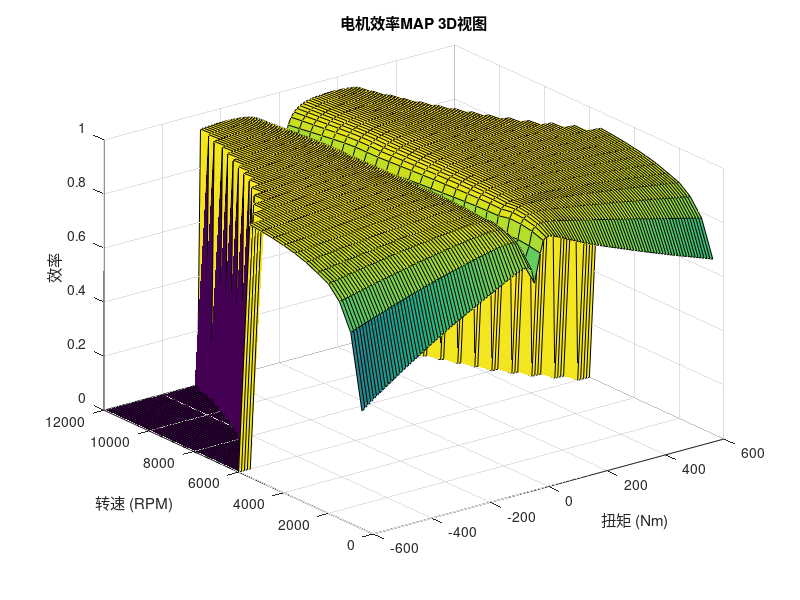

Recreate this plot in MATLAB.
clear;clc;
radius = 0.527; %m
s_thr = 0.2; %滑移率阈值
v_min_s = 0.7; %计算滑移率中速度小的时候，视为这个值 

speed_rpm = [500,1000,1500,2000,2500,3000,3500,4000,4500,5000,5500,6000,6500,7000,7500,8000,8500,9000,9500,10000,10500,11000,11500,12000];
torque_nm = [-600	-590	-580	-570	-560	-550	-540	-530	-520	-510	-500	-490	-480	-470	-460	-450	-440	-430	-420	-410	-400	-390	-380	-370	-360	-350	-340	-330	-320	-310	-300	-290	-280	-270	-260	-250	-240	-230	-220	-210	-200	-190	-180	-170	-160	-150	-140	-130	-120	-110	-100	-90	-80	-70	-60	-50	-40	-30	-20	-10	10	20	30	40	50	60	70	80	90	100	110	120	130	140	150	160	170	180	190	200	210	220	230	240	250	260	270	280	290	300	310	320	330	340	350	360	370	380	390	400	410	420	430	440	450	460	470	480	490	500	510	520	530	540	550	560	570	580	590	600];

efficiency_map = [
43.53935193	44.38180165	45.2135057	46.03470163	46.84559756	47.64646587	48.43810692	49.21992322	49.99284637	50.75734642	51.51392029	52.26311414	53.00550814	53.74170179	54.47231871	55.19800339	55.91949984	56.63730548	57.3522004	58.06532088	58.77483708	59.48160724	60.18442643	60.87971856	61.56903426	62.25151104	62.92502023	63.59027539	64.24625445	64.89434608	65.53331607	66.16350166	66.78543615	67.39981079	68.00759963	68.61011156	69.20855047	69.80395362	70.39719416	70.98897735	71.57983657	72.17006769	72.7599515	73.34946925	73.93848871	74.52673858	75.11378469	75.69939688	76.28099795	76.85831842	77.42861376	77.98804952	78.52982996	79.04314263	79.50806881	79.88619503	80.09632293	79.94102844	78.8154095	73.64688876	84.13036773	88.51802035	89.52055938	89.61050076	89.35428458	88.94106936	88.45132806	87.92399376	87.37985563	86.82985899	86.28065493	85.73587588	85.1976707	84.66864939	84.14738875	83.63485228	83.13105256	82.6358164	82.14880915	81.669502	81.1975077	80.7320996	80.27257068	79.81815419	79.36803012	78.9213298	78.47714387	78.03466606	77.59448788	77.15425574	76.7146919	76.27569495	75.83642928	75.39924707	74.96151364	74.52543029	74.09161393	73.65883365	73.22823979	72.80032504	72.37569731	71.95466022	71.53719287	71.122699	70.71090606	70.30148986	69.89416001	69.48863633	69.08466116	68.68200048	68.2804546	67.87983957	67.48045839	67.08130422	66.68268353	66.28452163	65.886774	65.48942603	65.09249369	64.69603571;
70.70395181	71.12828879	71.54733523	71.9611718	72.36988248	72.77358326	73.17240133	73.56655489	73.95620165	74.34155549	74.72284785	75.10032688	75.47425589	75.84491076	76.21257855	76.57755237	76.94017583	77.30067773	77.65950426	78.01673289	78.37231074	78.72579431	79.07654248	79.423738	79.76721116	80.1065528	80.4412103	80.7711058	81.09594765	81.41586288	81.73065047	82.04041286	82.34534066	82.64571008	82.94194286	83.23461642	83.52424276	83.81123521	84.09590363	84.37844636	84.65893999	84.93732131	85.21338655	85.48676548	85.75690324	86.0230374	86.28413635	86.53883643	86.78506829	87.02026315	87.24051131	87.44003071	87.60991481	87.73581405	87.79317836	87.73671599	87.47393302	86.78504814	85.00845411	78.78732879	84.91416855	90.04430098	91.61374219	92.19689619	92.38577547	92.38126794	92.27077162	92.09799257	91.88724444	91.65230749	91.40205468	91.14197521	90.87576443	90.60703701	90.33584358	90.0639528	89.79218771	89.52109177	89.25097731	88.98193629	88.71410007	88.44729274	88.18131601	87.91589438	87.65068534	87.38528683	87.11924694	86.85215485	86.58475541	86.31506616	86.04384987	85.77108278	85.49604187	85.22038368	84.9430733	84.66478162	84.38640844	84.10669616	83.82669379	83.54671874	83.26653554	82.98837228	82.71041808	82.43278583	82.15539627	81.87807555	81.60066126	81.32299117	81.04491368	80.76628927	80.48700271	80.20694134	79.92651512	79.64468378	79.36183276	79.07791741	78.79291329	78.50683072	78.21965973	77.93146208;
80.22627696	80.50883269	80.78786957	81.06341978	81.33552942	81.6042654	81.86954661	82.13183835	82.39105571	82.64732884	82.90080188	83.15162422	83.39995463	83.64596137	83.88981913	84.13171289	84.37182385	84.61031796	84.84724804	85.08318746	85.31776953	85.55046929	85.78091192	86.00907359	86.23426749	86.4562974	86.67512667	86.89040471	87.10205842	87.3098971	87.51399975	87.71439465	87.91116378	88.10444735	88.29447939	88.48158216	88.66602468	88.84799997	89.02761795	89.20489608	89.37974718	89.55197515	89.72120808	89.88694688	90.04848594	90.20488859	90.35491143	90.49680543	90.62863033	90.74703202	90.84767549	90.92406743	90.96650336	90.95931433	90.87617393	90.66909736	90.24107127	89.3632189	87.3507406	80.7275059	85.39254798	90.82266341	92.60967061	93.37828756	93.7340679	93.88330784	93.91634811	93.87878436	93.796258	93.68356026	93.5503434	93.40273056	93.24494786	93.08091518	92.91119795	92.7378223	92.56187709	92.38414184	92.20514435	92.02519047	91.84458742	91.66335847	91.48149283	91.29890159	91.11542926	90.93086233	90.74493951	90.55741674	90.36907895	90.1781335	89.98533746	89.79069173	89.59354578	89.3953666	89.19525132	88.99381329	88.79177561	88.58791276	88.38320931	88.17785015	87.97216205	87.76627922	87.56058015	87.35442007	87.1478384	86.94073044	86.73298953	86.524507	86.3151802	86.10491379	85.89363247	85.68125713	85.46823767	85.2535398	85.03757642	84.82031677	84.60174474	84.38188078	84.1606988	83.93825732;
84.97238119	85.18393077	85.39283915	85.59911379	85.80278142	86.00388397	86.20223544	86.39842498	86.59224524	86.78378391	86.9731411	87.16041575	87.34571388	87.52914921	87.71083948	87.89091409	88.069474	88.24665132	88.42231313	88.59726502	88.77097105	88.94287884	89.11277246	89.28099637	89.44658484	89.60947796	89.76992262	89.92738612	90.0819002	90.233142	90.3813119	90.52639649	90.66841936	90.80744757	90.94361454	91.07710692	91.20806309	91.33655519	91.46258072	91.58605219	91.70678347	91.82449207	91.93869748	92.04880721	92.15400445	92.25322082	92.34505021	92.4274751	92.49853971	92.55435112	92.59018951	92.59894852	92.57014742	92.48686336	92.32090152	92.02117671	91.48492226	90.45622556	88.25772722	81.18712431	85.2526146	90.99274049	92.95615894	93.85564677	94.32036656	94.5653294	94.68507675	94.72756768	94.71992436	94.6779322	94.61195837	94.52865914	94.43268667	94.3282183	94.21615721	94.09872384	93.97718886	93.85248874	93.72529069	93.59603564	93.46514082	93.33275102	93.19896897	93.06381788	92.92725411	92.78917669	92.64943814	92.50789478	92.36535947	92.22015281	92.07303327	91.92401901	91.77251688	91.61984996	91.46523204	91.30925002	91.1524772	90.99378143	90.83398923	90.6733338	90.51199856	90.35008149	90.18812776	90.02535333	89.86189934	89.69770435	89.5326944	89.36679355	89.19992946	89.03203453	88.86305913	88.69294566	88.52217015	88.34970354	88.17597757	88.00097185	87.82467732	87.64712261	87.46827318	87.28818722;
87.14124322	87.31244865	87.48152962	87.64847576	87.8132996	87.97602606	88.13640191	88.29509536	88.45182161	88.60664261	88.75963236	88.9108597	89.06040001	89.20833556	89.35475162	89.49974581	89.64337449	89.78575118	89.92664017	90.06699488	90.20613003	90.34350526	90.47898223	90.61309722	90.74468944	90.87378269	91.00080513	91.1250595	91.24662741	91.36511059	91.48076037	91.59352438	91.70337827	91.81033256	91.91444994	92.01582918	92.11452083	92.21051069	92.30370979	92.39394247	92.48093069	92.56429906	92.64344866	92.71766513	92.78598177	92.84714656	92.89952207	92.94075382	92.96866701	92.97872347	92.96555463	92.92108002	92.83345509	92.68359209	92.43982761	92.04498178	91.38432618	90.17318154	87.65637092	79.71439976	83.79564003	90.0795463	92.29789866	93.35785685	93.9403674	94.27955896	94.47881799	94.59081338	94.64544431	94.66025008	94.64678568	94.61255779	94.56280118	94.50214927	94.43190054	94.35454462	94.27158095	94.18413505	94.09303379	93.9988615	93.90214942	93.80315659	93.70208707	93.59905868	93.4941175	93.38724888	93.2783894	93.16747084	93.05533248	92.94039291	92.82342093	92.7035714	92.58298138	92.46019131	92.33543015	92.20928363	92.08219396	91.9531385	91.82288568	91.6916425	91.55985702	91.42665492	91.29369011	91.15970054	91.0249179	90.88931006	90.75282348	90.6154039	90.47699949	90.33756195	90.19705999	90.05545158	89.91322931	89.76937533	89.62433398	89.47809464	89.33065603	89.18205538	89.0322565	88.88132081;
89.12519451	89.26759127	89.40821141	89.54703388	89.68406297	89.81893515	89.95248379	90.08430126	90.21442574	90.34290114	90.46978298	90.59511808	90.7189595	90.84136615	90.9623989	91.08213074	91.20058552	91.31786042	91.43365213	91.54900756	91.66311825	91.7755053	91.88608232	91.99507281	92.10252219	92.20756668	92.31015286	92.41052473	92.50845165	92.60350804	92.69598003	92.78579442	92.87289935	92.95727064	93.03892329	93.11789249	93.19416626	93.26767055	93.33825848	93.40569774	93.46965392	93.52969837	93.5851644	93.63527347	93.67898064	93.71493936	93.74139346	93.75580728	93.75593614	93.73687945	93.69295546	93.6155985	93.49230403	93.30293085	93.01416317	92.56596847	91.83811873	90.5332346	87.86080912	79.51470957	83.47516072	90.0191001	92.36717526	93.51233465	94.15978393	94.55248036	94.79796346	94.95115152	95.04329918	95.09279672	95.11179399	95.10782148	95.0880616	95.05485127	95.01140745	94.95992333	94.90201788	94.83891649	94.77153146	94.70052686	94.62649888	94.54977387	94.47061807	94.38920941	94.30565293	94.21999246	94.13222304	94.04232822	93.95117355	93.85721792	93.76124178	93.66242996	93.56289746	93.46114279	93.35747289	93.25247523	93.14645388	93.03847842	92.92925722	92.8189722	92.70802739	92.59552326	92.48322153	92.36975903	92.25542759	92.1402198	92.02409771	91.90702393	91.78896251	91.6698799	91.54975904	91.4285693	91.30682378	91.18349708	91.05904991	90.93347834	90.80678615	90.67901669	90.55013029	90.42019012;
90.52961537	90.65143374	90.77172244	90.89045221	91.00762094	91.12282686	91.23695764	91.3495608	91.46066227	91.57029254	91.67849357	91.78529563	91.8907353	91.99485423	92.09769526	92.19931283	92.29970757	92.39896396	92.49673425	92.59412801	92.69003964	92.78463916	92.87729176	92.9684855	93.05820445	93.14567818	93.23083938	93.31394856	93.39476283	93.47284807	93.54850786	93.62165136	93.69220425	93.76011421	93.82535813	93.88792134	93.94774211	94.00469772	94.05859305	94.10914725	94.15597607	94.19860194	94.23629537	94.26821573	94.29324167	94.30993351	94.31641743	94.3099838	94.28829644	94.24610803	94.17741498	94.07315805	93.9201461	93.69714648	93.36910506	92.87295389	92.08254976	90.68684464	87.85638711	79.08140005	83.04076584	89.8507913	92.32659264	93.55205225	94.25842845	94.69817449	94.98327619	95.17104017	95.29414645	95.37186736	95.41696372	95.43739127	95.4406528	95.42929703	95.4067338	95.37529683	95.33671941	95.29232107	95.24309347	95.18977308	95.13301495	95.07320425	95.01066088	94.94561384	94.8782174	94.80856356	94.73669497	94.66263736	94.58728313	94.5091166	94.4289329	94.3459406	94.26224613	94.17629694	94.0884833	93.9994021	93.90921673	93.81709983	93.72370217	93.62918937	93.53391469	93.43700031	93.34027473	93.24227903	93.14336218	93.04353752	92.94277886	92.84106212	92.73836397	92.63466264	92.52995266	92.42421241	92.3179745	92.21020239	92.10137277	91.99148745	91.88055478	91.76862363	91.65565188	91.54170492;
91.57169516	91.67808126	91.78312167	91.88678041	91.98905021	92.08949768	92.18905614	92.28723614	92.38405398	92.47952962	92.57369456	92.66656583	92.75816728	92.84852708	92.93767399	93.02564766	93.11243143	93.19809924	93.28227415	93.36610409	93.44840138	93.52940385	93.60849561	93.68621683	93.76247191	93.83661402	93.90855034	93.97853712	94.04632182	94.11147375	94.1743028	94.23470251	94.29257925	94.34785666	94.40047951	94.45039181	94.49749011	94.54161004	94.58251425	94.61987841	94.6532726	94.682173	94.70579044	94.72322352	94.73327562	94.73441484	94.72465034	94.70110314	94.66133225	94.59975315	94.51003523	94.38262065	94.20361523	93.95067164	93.58694448	93.04621762	92.19617569	90.71152014	87.72157491	78.50238074	82.53884867	89.61591117	92.21745546	93.5198048	94.28112941	94.76371997	95.08416458	95.30223329	95.45206968	95.55384429	95.62093742	95.6617304	95.68405339	95.69065769	95.6851445	95.66998516	95.64702381	95.61767052	95.58294599	95.54379339	95.50078376	95.4544019	95.40501592	95.35289996	95.29825122	95.24120315	95.1818389	95.12022004	95.05726639	94.99147751	94.92366524	94.85305793	94.78176224	94.7081673	94.63275198	94.55614925	94.47761828	94.39859271	94.31756124	94.23537367	94.1523257	94.06759906	93.98305582	93.8971463	93.81027482	93.72247299	93.63372371	93.54401386	93.45333049	93.3616616	93.26901153	93.175366	93.08127658	92.98569274	92.88910702	92.79152628	92.69296295	92.59347103	92.49300654	92.39163736;
92.37215385	92.46653946	92.55972141	92.65165802	92.74233763	92.83129967	92.91951735	93.0064695	93.09216453	93.17661377	93.25984032	93.34185026	93.42265711	93.50227811	93.58073059	93.6580419	93.73418205	93.80921589	93.88274818	93.9559433	94.02707406	94.09788819	94.16633042	94.23346125	94.29909784	94.36273686	94.42425095	94.48387696	94.54135549	94.59626755	94.64892164	94.69919707	94.74698298	94.79218168	94.83470982	94.87447582	94.91133986	94.94510056	94.97548239	95.00212092	95.02454334	95.04218139	95.05418826	95.0596027	95.05715358	95.04521737	95.02168665	94.98351626	94.92815172	94.84967739	94.7414324	94.59335725	94.39084384	94.1104152	93.71340012	93.13036037	92.22263969	90.65032187	87.49996725	77.82649098	81.99540848	89.33763394	92.06296435	93.43964304	94.2530958	94.77560869	95.12845053	95.37389376	95.54756557	95.67054237	95.75682797	95.81522856	95.85390559	95.87580633	95.88472209	95.88325967	95.8733716	95.85655593	95.83390674	95.80642943	95.77474956	95.73940077	95.70079556	95.65924916	95.61499736	95.56821043	95.51900706	95.46748031	95.41457785	95.35880722	95.3009984	95.24039695	95.17911558	95.1154792	95.05006051	94.98355638	94.91496655	94.84551959	94.77482247	94.70255493	94.62932549	94.5544112	94.47967576	94.40348463	94.32629648	94.24815945	94.1690637	94.08900537	94.00798032	93.92598488	93.84303193	93.75911333	93.67479925	93.58902302	93.5022929	93.4146203	93.32602139	93.23655492	93.14617544	93.05495343;
93.00345013	93.08826115	93.17193398	93.25449325	93.33589936	93.41566771	93.49480728	93.57276889	93.64955425	93.72516747	93.79962466	93.87292248	93.94506589	94.01606295	94.08592141	94.15465804	94.22223238	94.28870113	94.35365912	94.41819637	94.48085513	94.54296071	94.60279289	94.66134928	94.71835995	94.7734851	94.82653776	94.87773208	94.92681149	94.97337001	95.01770903	95.05969463	95.09920018	95.13610858	95.17031113	95.2016847	95.2300568	95.25519236	95.27678047	95.29441901	95.30759415	95.31569454	95.31781712	95.31294143	95.29972243	95.27644533	95.24088639	95.18983672	95.12062229	95.02700042	94.90197801	94.73499184	94.5107125	94.20452335	93.77590381	93.15214309	92.18812808	90.52908656	87.21772111	77.08303492	81.4260925	89.02996342	91.87715158	93.3261214	94.18959089	94.74988909	95.1329971	95.4037068	95.599138	95.74127538	95.84474756	95.91878419	95.97187998	96.00717311	96.02864393	96.03903292	96.04039914	96.0343267	96.02198086	96.00442748	95.98234413	95.95631072	95.92678145	95.89410972	95.85856677	95.82035633	95.77962909	95.73650644	95.69196424	95.64451261	95.59500078	95.54268982	95.48970239	95.43429414	95.37713693	95.31898919	95.25858699	95.19723168	95.13487583	95.07078429	95.00562333	94.93879897	94.87214597	94.80395145	94.7347277	94.66453828	94.59337918	94.52125459	94.44816804	94.37412313	94.29946322	94.22363449	94.14680304	94.06925842	93.99063585	93.91111622	93.83071691	93.74946689	93.66738846	93.5845245;
93.51167496	93.5886281	93.66455333	93.73942682	93.81322997	93.8859487	93.95757333	94.02809747	94.09751952	94.16584295	94.23307371	94.29916631	94.36424543	94.4281917	94.49087233	94.55251901	94.61304682	94.67191757	94.73072127	94.78783857	94.8437343	94.89827236	94.95097893	95.00242512	95.05225989	95.10032521	95.14633462	95.19050365	95.23257126	95.27214869	95.3095258	95.34455619	95.37709854	95.40701771	95.43418169	95.45843872	95.47958637	95.49735824	95.51141014	95.52130393	95.52648622	95.52630349	95.51979751	95.50588904	95.48315951	95.44980325	95.40348035	95.34082005	95.25902447	95.15152675	95.01100025	94.82637678	94.58160033	94.25090774	93.79191257	93.12859578	92.10930522	90.36425594	86.89148198	76.29066111	80.84083839	88.70186601	91.66899977	93.18856243	94.10039594	94.69685015	95.10862023	95.40302049	95.61866537	95.77844678	95.8976177	95.98582938	96.05191045	96.09918603	96.13182441	96.15269831	96.16397181	96.16731353	96.16395827	96.15503095	96.14125925	96.12326748	96.10154949	96.07649465	96.04840734	96.01752222	95.98401933	95.94804604	95.91060665	95.87020982	95.82772473	95.78242701	95.73645179	95.68771216	95.63831146	95.58660778	95.53341552	95.47897515	95.42329907	95.36536832	95.30711307	95.24828174	95.18784953	95.12628242	95.06376694	95.0002763	94.93582623	94.87041954	94.80406272	94.73676439	94.66853423	94.59935637	94.52930729	94.45835859	94.38652642	94.31383105	94.24029749	94.16986762	94.09800214	94.02223441;
0	0	0	0	0	94.27068858	94.34130398	94.40871857	94.47298839	94.53415761	94.59438378	94.64740927	94.70354486	94.76373925	94.82057671	94.87630334	94.93090825	94.98437832	95.0366975	95.08784254	95.13768775	95.18619499	95.23322669	95.2785955	95.32237818	95.36434943	95.40439865	95.44253523	95.47854281	95.51225358	95.54394156	95.57299724	95.59920084	95.62307942	95.64425393	95.66235351	95.6772275	95.68858195	95.69604089	95.6991315	95.69726189	95.68973707	95.6755444	95.65354624	95.62225083	95.5797618	95.52362322	95.45030404	95.35687929	95.23645995	95.08138506	94.8800807	94.61576039	94.26150974	93.77306463	93.07107199	91.99728087	90.16679126	86.53234693	75.46180232	80.24622584	88.38162382	91.44452346	93.03321268	93.99206794	94.62339198	95.06257607	95.37945073	95.61412219	95.79038643	95.92411906	96.02539077	96.10336388	96.16154719	96.20429592	96.23461365	96.25476825	96.26651162	96.27114674	96.2698565	96.2634172	96.25249609	96.23762509	96.21923227	96.19773124	96.17347655	96.14642176	96.11671644	96.08464946	96.05028812	96.01384822	95.97536397	95.93498504	95.89279779	95.84886714	95.80327235	95.75613524	95.7074695	95.65741408	95.59933699	95.55538935	95.50594855	95.4564259	95.4036197	95.34741591	95.28771355	95.22443534	95.15751072	95.08683711	95.0122457	94.93352792	94.85043175	94.76265262	94.66982058	94.57148231	0	0	0	0	0;
0	0	0	0	0	0	0	0	0	94.65991647	94.74349437	94.82300555	94.89871374	94.97083386	95.03954274	95.1049836	95.16726978	95.22648728	95.28269857	95.33596058	95.3863236	95.43380582	95.47839873	95.5200674	95.55874871	95.59434896	95.62674123	95.65576029	95.68303085	95.7048388	95.73364029	95.75752849	95.77884312	95.79743225	95.81313869	95.82567261	95.83493325	95.84061193	95.84215776	95.83926876	95.83103504	95.81687163	95.79573043	95.76636808	95.72723345	95.67633971	95.61111492	95.52786913	95.42354781	95.29094125	95.12205375	94.90480516	94.62167577	94.24459662	93.72741737	92.98743205	91.85974665	89.94428117	86.13770737	74.60506618	79.64675573	88.03016853	91.20789937	92.8644137	93.86916645	94.5343145	94.99991393	95.33829877	95.591061	95.78289591	95.93029924	96.04375873	96.1327695	96.2010213	96.25305522	96.29200454	96.32023979	96.33957061	96.35133074	96.35687382	96.35708964	96.35255499	96.34385431	96.33149	96.3157469	96.29696884	96.27851129	96.2621312	96.242668	96.21844473	96.18982007	96.15706851	96.12039892	96.07996314	96.03586375	95.9881604	95.93687495	95.88199555	95.82348349	95.76128288	95.69530219	95.62543757	95.55155903	95.47349638	95.39103295	95.30389576	95.21174223	95.11414256	95.01055465	94.90029147	94.78248404	0	0	0	0	0	0	0	0	0;
0	0	0	0	0	0	0	0	0	0	0	0	0	94.87713767	94.96774821	95.05341171	95.13450888	95.21134085	95.28414338	95.35309648	95.41833288	95.47995314	95.53807859	95.59281486	95.64422988	95.69235386	95.73717907	95.77868303	95.81683936	95.85159382	95.8828566	95.9104941	95.93431877	95.95407716	95.96943039	95.97992261	95.98499202	95.9839882	95.97614595	95.96053818	95.93677379	95.91545724	95.88790257	95.85172501	95.8053298	95.74667175	95.67311163	95.58035874	95.46571675	95.32150031	95.13937882	94.90676572	94.60540591	94.20607369	93.66072621	92.88329062	91.7021967	89.70214619	85.73213661	73.72660131	79.04558711	87.6714238	90.96211683	92.68527594	93.73495988	94.43305975	94.92425574	95.28336831	95.55346685	95.76014006	95.92050071	96.04545108	96.14462486	96.22247707	96.28305265	96.32997666	96.35654973	96.40198328	96.43489459	96.45629662	96.46783278	96.47080058	96.4662601	96.45511799	96.43813518	96.41592178	96.38895378	96.35755185	96.32193042	96.28222822	96.23852675	96.1908987	96.13938818	96.08398263	96.02461738	95.96117846	95.89350318	95.82137937	95.74455915	95.66283001	95.57593783	95.48353777	95.38517841	95.28032599	95.16830218	95.04819582	94.91877917	0	0	0	0	0	0	0	0	0	0	0	0	0;
0	0	0	0	0	0	0	0	0	0	0	0	0	0	0	0	94.93525475	95.03357483	95.12574984	95.21229924	95.29361093	95.36999001	95.44168093	95.5088783	95.5718081	95.63067125	95.68563067	95.73681451	95.7843178	95.82820276	95.86849736	95.90519212	95.93823458	95.96752121	95.99291364	96.01421226	96.03103689	96.04288491	96.04912607	96.04897133	96.04143256	96.02527233	95.99899035	95.9607614	95.90824081	95.83834048	95.74687307	95.6281673	95.48849719	95.33306456	95.13810828	94.89052054	94.57139452	94.15027159	93.57721187	92.76276522	91.52866025	89.44436144	85.31078704	72.83091698	78.4449824	87.30753302	90.7093702	92.49808555	93.59185187	94.32216002	94.83826699	95.21745932	95.38804279	95.7253512	95.89881117	96.06790568	96.19714373	96.29509848	96.36850748	96.4222027	96.45973812	96.48381293	96.49660187	96.49985307	96.49494185	96.48295345	96.4647454	96.4409948	96.41224457	96.37893075	96.34126479	96.29934415	96.25319508	96.20278482	96.14802923	96.08879682	96.02490993	95.95614319	95.88221947	95.80280374	95.71753876	95.62612076	95.52815719	95.42308087	95.31009899	95.18811882	95.05563336	94.91053599	0	0	0	0	0	0	0	0	0	0	0	0	0	0	0	0;
0	0	0	0	0	0	0	0	0	0	0	0	0	0	0	0	0	0	0	94.9727588	95.07486994	95.16971275	95.2580003	95.34024898	95.41681804	95.48798228	95.55401938	95.61517248	95.67166582	95.72369051	95.77140106	95.81491835	95.85433084	95.88969366	95.9210254	95.94830179	95.97141406	95.98999806	96.00351004	96.01126598	96.01244902	96.00606301	95.99084621	95.96519322	95.92706414	95.87382991	95.80209542	95.70747967	95.58413929	95.42394915	95.2151941	94.94068419	94.57499334	94.07932932	93.48002683	92.62894413	91.34215933	89.1739083	84.87668728	71.92139539	77.84658714	86.94012476	90.4513054	92.3045598	93.44161944	94.19865083	94.80524194	95.24223301	95.56365237	95.80386528	95.98532784	96.12281882	96.22642442	96.30334377	96.35895279	96.39729991	96.42147039	96.43382445	96.43619631	96.43002498	96.41649445	96.39655291	96.37094171	96.34022482	96.30468971	96.26435799	96.21917739	96.16904294	96.11380127	96.05325116	95.98715279	95.91524278	95.83721389	95.75269275	95.6612214	95.56228015	95.45515755	95.33882433	95.21181943	95.07206323	94.91653302	0	0	0	0	0	0	0	0	0	0	0	0	0	0	0	0	0	0	0;
0	0	0	0	0	0	0	0	0	0	0	0	0	0	0	0	0	0	0	0	0	94.89967847	95.01069778	95.11239453	95.20593511	95.2921491	95.37161922	95.44478389	95.51201006	95.57358523	95.62973738	95.68065165	95.72648321	95.76736691	95.8034139	95.83470162	95.86127158	95.88311058	95.89994734	95.91124559	95.91629727	95.91418912	95.90375505	95.88351358	95.85158576	95.80559161	95.74245993	95.65814642	95.54725145	95.4024387	95.2135151	94.96591712	94.63799166	94.19588153	93.5832965	92.69944725	91.34612096	89.0678572	84.51533276	71.00062319	77.31445609	86.72876714	90.40364233	92.34411255	93.52673145	94.30974645	94.85650189	95.25178313	95.54399028	95.7628655	95.9277899	96.05194173	96.14458171	96.21238744	96.26027404	96.29194914	96.31026896	96.31743311	96.31515106	96.30473972	96.28720586	96.26330527	96.23356425	96.19812591	96.15692114	96.10982729	96.05669017	95.99732808	95.93152012	95.85898944	95.77938047	95.69222285	95.59691854	95.49263946	95.37828116	95.25219496	95.11197699	94.95403519	94.77274949	0	0	0	0	0	0	0	0	0	0	0	0	0	0	0	0	0	0	0	0	0;
0	0	0	0	0	0	0	0	0	0	0	0	0	0	0	0	0	0	0	0	0	0	0	94.82851518	94.9467397	95.05337946	95.15014127	95.23822406	95.31845293	95.3914419	95.45764431	95.51739292	95.57093086	95.61843864	95.66003272	95.69580417	95.7258107	95.75008653	95.76863742	95.78124632	95.78734244	95.78614034	95.7765919	95.75733695	95.72660729	95.68210663	95.62083687	95.53884312	95.43084033	95.2896943	95.10541311	94.86370085	94.54323513	94.11071773	93.51112037	92.64638936	91.32102515	89.07941602	84.5462282	70.46538904	77.24523472	86.72230163	90.36250494	92.27385594	93.4365152	94.2060115	94.74283853	95.1303728	95.41652273	95.63065139	95.79181616	95.91295807	96.00317325	96.06902388	96.11533772	96.14571774	96.16287318	96.16886003	96.16522347	96.15311891	96.13338191	96.1065208	96.07264227	96.03172079	95.9836848	95.92842439	95.86575047	95.79539211	95.71696277	95.62990661	95.53347181	95.42657721	95.30765972	95.17438354	95.02320786	94.84854291	94.64089571	0	0	0	0	0	0	0	0	0	0	0	0	0	0	0	0	0	0	0	0	0	0	0;
0	0	0	0	0	0	0	0	0	0	0	0	0	0	0	0	0	0	0	0	0	0	0	0	0	94.76694588	94.88952887	94.99836453	95.09570602	95.18309999	95.2615905	95.3319176	95.39459386	95.44997147	95.4982815	95.53966093	95.57417152	95.60181606	95.62253084	95.63621898	95.6425929	95.64097625	95.63042261	95.60966175	95.57701312	95.5302386	95.46638405	95.38151734	95.27034072	95.12559476	94.93710844	94.69021865	94.36300218	93.9211042	93.30728037	92.41796586	91.04304246	88.67421245	83.75249725	68.59185896	76.17014443	86.18013254	90.01986836	92.00572857	93.20273032	93.99118881	94.53995234	94.93587602	95.22829586	95.44742756	95.61278042	95.7375707	95.8309882	95.89961076	95.94823223	95.9803817	95.99864969	96.0049859	96.00082799	95.9872365	95.96487912	95.9339891	95.89466604	95.84691988	95.7906588	95.72566843	95.65157115	95.56780198	95.47349831	95.36739304	95.247566	95.11106453	94.95325063	94.76645426	94.53668118	0	0	0	0	0	0	0	0	0	0	0	0	0	0	0	0	0	0	0	0	0	0	0	0	0;
0	0	0	0	0	0	0	0	0	0	0	0	0	0	0	0	0	0	0	0	0	0	0	0	0	0	0	94.71815679	94.8410983	94.94858104	95.04327605	95.1269676	95.20081673	95.26561071	95.32186535	95.36989965	95.40987959	95.44184615	95.4657323	95.48137161	95.48849964	95.48665125	95.47491882	95.4520295	95.41629071	95.36546029	95.29654369	95.20554039	95.08700161	94.93339905	94.73409226	94.47360262	94.12855601	93.66189373	93.01102201	92.06121042	90.57870133	88.01298127	82.71647224	66.46097196	74.95363684	85.41228684	89.48202547	91.59838205	92.8697537	93.70318917	94.28146162	94.69819443	95.00618537	95.2374649	95.41256147	95.54523734	95.64500179	95.71860637	95.77093589	95.80557432	95.82517153	95.83169168	95.82657758	95.81075768	95.78468725	95.74863075	95.70269283	95.64680665	95.58069871	95.50386149	95.41544062	95.31411311	95.19781125	95.06320345	94.90494664	94.71395279	94.47276657	0	0	0	0	0	0	0	0	0	0	0	0	0	0	0	0	0	0	0	0	0	0	0	0	0	0	0;
0	0	0	0	0	0	0	0	0	0	0	0	0	0	0	0	0	0	0	0	0	0	0	0	0	0	0	0	0	94.68116174	94.79974211	94.90182534	94.99026268	95.06686972	95.13279002	95.18876024	95.23521407	95.27235528	95.30019858	95.31859129	95.32722022	95.32560482	95.31300102	95.28814928	95.24930125	95.19412209	95.11948769	95.02118935	94.89348463	94.72839786	94.51459032	94.23545565	93.86574188	93.36519184	92.66569038	91.64290381	90.0458483	87.28703304	81.6031116	64.18063831	73.6926796	84.59805167	88.89148593	91.13799623	92.49190102	93.38012371	93.99630633	94.44034818	94.76870731	95.015564	95.20276208	95.34486153	95.45189482	95.53095489	95.58715386	95.62422485	95.64491009	95.65121635	95.64448484	95.62549519	95.59473495	95.55243734	95.49856852	95.4328056	95.35444279	95.26225505	95.15424858	95.02716333	94.87558873	94.69019703	94.4528208	0	0	0	0	0	0	0	0	0	0	0	0	0	0	0	0	0	0	0	0	0	0	0	0	0	0	0	0	0;
0	0	0	0	0	0	0	0	0	0	0	0	0	0	0	0	0	0	0	0	0	0	0	0	0	0	0	0	0	0	94.52069077	94.65116215	94.76053554	94.85307799	94.93144571	94.99727167	95.0515637	95.09488842	95.12748203	95.14931206	95.16010361	95.15934153	95.14624955	95.1196772	95.07784634	95.01831362	94.93778814	94.83181137	94.6942791	94.51667924	94.28686963	93.98701253	93.58992328	93.05223514	92.30067911	91.20199295	89.48807623	86.53157953	80.44915533	61.8246366	72.4324928	83.76938057	88.28427577	90.66058933	92.09803531	93.04321223	93.69975291	94.17329305	94.52374679	94.78744683	94.98760338	95.13966482	95.25425293	95.33885557	95.39884837	95.43813345	95.45954887	95.46505323	95.45588718	95.43285151	95.39636619	95.34647507	95.28278054	95.20434491	95.10949043	94.99541393	94.85731276	94.68678195	94.46776716	94.16236039	0	0	0	0	0	0	0	0	0	0	0	0	0	0	0	0	0	0	0	0	0	0	0	0	0	0	0	0	0	0;
0	0	0	0	0	0	0	0	0	0	0	0	0	0	0	0	0	0	0	0	0	0	0	0	0	0	0	0	0	0	0	0	94.50438508	94.62044858	94.71610515	94.79499764	94.859287	94.91026727	94.94864531	94.97467908	94.98825364	94.98891147	94.97585051	94.94788076	94.90327324	94.83949595	94.75308227	94.63931141	94.49169049	94.3011422	94.05469946	93.73323703	93.30766913	92.73156863	91.92669998	90.75106182	88.91917019	85.76325581	79.27860546	59.44125217	71.19945031	82.94466451	87.67473846	90.17857387	91.69879138	92.7009958	93.39843101	93.90211149	94.27522452	94.55618946	94.76957449	94.93172798	95.05387512	95.14390962	95.20747467	95.24863707	95.27025767	95.27423319	95.2618083	95.23367636	95.1900025	95.13036874	95.05363912	94.95767458	94.83874645	94.69015864	94.49939521	94.23935627	0	0	0	0	0	0	0	0	0	0	0	0	0	0	0	0	0	0	0	0	0	0	0	0	0	0	0	0	0	0	0	0;
0	0	0	0	0	0	0	0	0	0	0	0	0	0	0	0	0	0	0	0	0	0	0	0	0	0	0	0	0	0	0	0	0	94.36076575	94.4822049	94.57944864	94.6572182	94.71821411	94.76399226	94.79534581	94.81249329	94.81516895	94.80264896	94.77372479	94.72662226	94.65879036	94.5666011	94.44506897	94.28730702	94.08367071	93.8203365	93.47696784	93.02256738	92.4077784	91.54948251	90.29695374	88.34737004	84.99262007	78.10695184	57.06100682	70.00827782	82.13478103	87.07138317	89.69898563	91.30010647	92.35837811	93.0962449	93.6298908	94.02562333	94.32383874	94.55040688	94.72255099	94.85208767	94.94730583	95.0141008	95.05664231	95.07776432	95.07935642	95.0625396	95.02772371	94.97456429	94.90179573	94.80685525	94.68506121	94.52759778	94.31673761	94.00823092	0	0	0	0	0	0	0	0	0	0	0	0	0	0	0	0	0	0	0	0	0	0	0	0	0	0	0	0	0	0	0	0	0];

efficiency_map = efficiency_map / 100;
% % 绘制电机效率MAP
% figure;
% contourf(torque_nm, speed_rpm, efficiency_map, 20, 'ShowText', 'on');
% colorbar;
% xlabel('扭矩 (Nm)');
% ylabel('转速 (RPM)');
% title('电机效率MAP');
% grid on;

% 3D曲面图
figure;
surf(torque_nm, speed_rpm, efficiency_map);
xlabel('扭矩 (Nm)');
ylabel('转速 (RPM)');
zlabel('效率');
title('电机效率MAP 3D视图');

% load('alpha_star.mat','alpha_star');
% alpha_star = alpha_star';
% load('torque_ratio_net_no_norm.mat','net');

